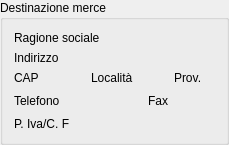
        <widget class="QGroupBox" name="groupBox_2">
         <property name="title">
          <string>Destinazione merce</string>
         </property>
         <layout class="QGridLayout" name="gridLayout_3">
          <item row="2" column="4">
           <widget class="QLabel" name="local">
            <property name="text">
             <string/>
            </property>
           </widget>
          </item>
          <item row="3" column="4">
           <widget class="QLabel" name="label_34">
            <property name="text">
             <string>Fax</string>
            </property>
           </widget>
          </item>
          <item row="4" column="1">
           <widget class="QLabel" name="paese">
            <property name="text">
             <string/>
            </property>
           </widget>
          </item>
          <item row="0" column="3">
           <widget class="QLabel" name="rag_soc">
            <property name="text">
             <string/>
            </property>
           </widget>
          </item>
          <item row="3" column="5">
           <widget class="QLabel" name="cell">
            <property name="text">
             <string/>
            </property>
           </widget>
          </item>
          <item row="2" column="6">
           <widget class="QLabel" name="prov">
            <property name="text">
             <string/>
            </property>
           </widget>
          </item>
          <item row="1" column="3">
           <widget class="QLabel" name="indirizzo">
            <property name="text">
             <string/>
            </property>
           </widget>
          </item>
          <item row="3" column="3">
           <spacer name="horizontalSpacer_7">
            <property name="orientation">
             <enum>Qt::Horizontal</enum>
            </property>
            <property name="sizeHint" stdset="0">
             <size>
              <width>31</width>
              <height>20</height>
             </size>
            </property>
           </spacer>
          </item>
          <item row="2" column="5">
           <widget class="QLabel" name="label_32">
            <property name="text">
             <string>Prov.</string>
            </property>
           </widget>
          </item>
          <item row="4" column="0">
           <widget class="QLabel" name="label_35">
            <property name="text">
             <string>P. Iva/C. F</string>
            </property>
           </widget>
          </item>
          <item row="3" column="1">
           <widget class="QLabel" name="tel">
            <property name="text">
             <string/>
            </property>
           </widget>
          </item>
          <item row="3" column="0">
           <widget class="QLabel" name="label_33">
            <property name="text">
             <string>Telefono</string>
            </property>
           </widget>
          </item>
          <item row="2" column="2" colspan="2">
           <widget class="QLabel" name="label_31">
            <property name="text">
             <string>Località</string>
            </property>
           </widget>
          </item>
          <item row="2" column="1">
           <widget class="QLabel" name="cap">
            <property name="text">
             <string/>
            </property>
           </widget>
          </item>
          <item row="2" column="0">
           <widget class="QLabel" name="label_30">
            <property name="text">
             <string>CAP</string>
            </property>
           </widget>
          </item>
          <item row="1" column="0">
           <widget class="QLabel" name="label_29">
            <property name="text">
             <string>Indirizzo</string>
            </property>
           </widget>
          </item>
          <item row="0" column="0" colspan="3">
           <widget class="QLabel" name="label_28">
            <property name="text">
             <string>Ragione sociale</string>
            </property>
           </widget>
          </item>
         </layout>
        </widget>
